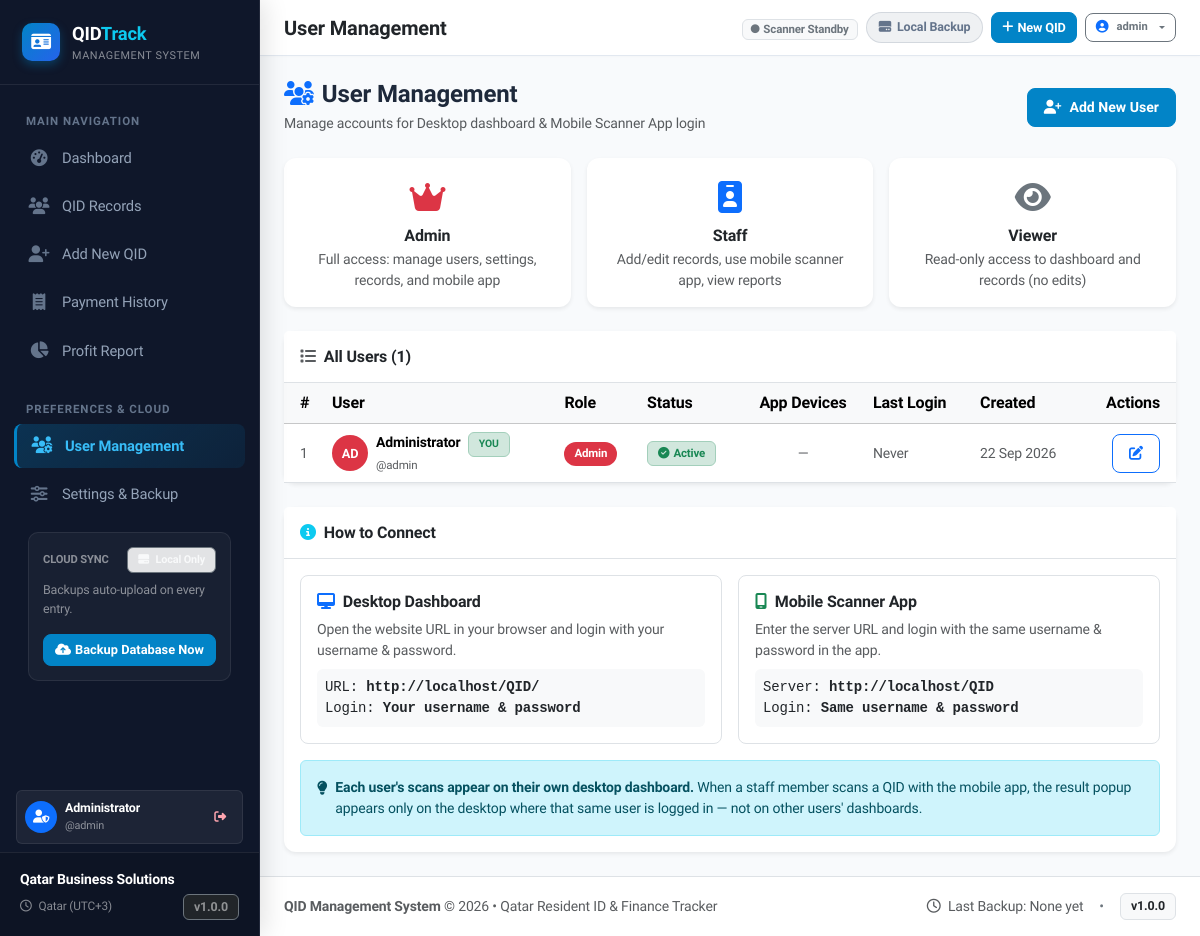
/users.php (signed in), run on the app's committed database.
### tables this page shows
CREATE TABLE `users` (
  `id` INT(11) NOT NULL AUTO_INCREMENT,
  `username` VARCHAR(50) NOT NULL UNIQUE,
  `password_hash` VARCHAR(255) NOT NULL,
  `full_name` VARCHAR(100) NOT NULL,
  `email` VARCHAR(100) DEFAULT NULL,
  `role` VARCHAR(20) NOT NULL DEFAULT 'admin',
  `last_login` DATETIME DEFAULT NULL,
  `created_at` TIMESTAMP NOT NULL DEFAULT CURRENT_TIMESTAMP,
  PRIMARY KEY (`id`)
);

### includes/auth.php (called while the page is built, shortened)
<?php
function is_logged_in() {
    if (isset($_SESSION['qid_user_logged_in']) && $_SESSION['qid_user_logged_in'] === true && !empty($_SESSION['qid_user_id'])) {
        return true;
    }
    return false;
}
function get_current_user_profile() {
    return [
        'id'        => $_SESSION['qid_user_id'] ?? 0,
        'username'  => $_SESSION['qid_user_name'] ?? 'admin',
        'full_name' => $_SESSION['qid_full_name'] ?? 'Administrator',
        'role'      => $_SESSION['qid_role'] ?? 'admin'
    ];
}

### users.php (the view, shortened to what this page needs)
<?php
require_once __DIR__ . '/includes/header.php';
$db = getDB();
$migration_marker = sys_get_temp_dir() . '/qid_users_status_migrated.flag';
if (!file_exists($migration_marker)) {
    try {
        $db->exec("ALTER TABLE `users` ADD COLUMN `status` ENUM('active','inactive') NOT NULL DEFAULT 'active' AFTER `role`");
    } catch (PDOException $e) {
    }
}
$users = $db->query("SELECT * FROM `users` ORDER BY `created_at` ASC")->fetchAll();
$token_counts = [];
$role_labels = [
    'admin'  => ['Admin', 'bg-danger'],
    'staff'  => ['Staff', 'bg-primary'],
    'viewer' => ['Viewer', 'bg-secondary'],
];
?>
<div class="d-flex flex-column flex-sm-row justify-content-between align-items-start align-items-sm-center gap-3 mb-4">
    <div>
        <h4 class="fw-bold mb-1"><i class="fa-solid fa-users-gear text-primary me-2"></i>User Management</h4>
        <p class="text-muted small mb-0">Manage accounts for Desktop dashboard & Mobile Scanner App login</p>
    </div>
    <button class="btn btn-primary d-flex align-items-center gap-2" data-bs-toggle="modal" data-bs-target="#addUserModal">
        <i class="fa-solid fa-user-plus"></i>
        <span>Add New User</span>
    </button>
</div>
<div class="row g-3 mb-4">
    <div class="col-md-4">
        <div class="card border-0 shadow-sm h-100">
            <div class="card-body text-center py-3">
                <div class="fs-2 text-danger mb-1"><i class="fa-solid fa-crown"></i></div>
                <h6 class="fw-bold mb-1">Admin</h6>
                <p class="text-muted small mb-0">Full access: manage users, settings, records, and mobile app</p>
            </div>
        </div>
    </div>
    <div class="col-md-4">
        <div class="card border-0 shadow-sm h-100">
            <div class="card-body text-center py-3">
                <div class="fs-2 text-primary mb-1"><i class="fa-solid fa-id-badge"></i></div>
                <h6 class="fw-bold mb-1">Staff</h6>
                <p class="text-muted small mb-0">Add/edit records, use mobile scanner app, view reports</p>
            </div>
        </div>
    </div>
    <div class="col-md-4">
        <div class="card border-0 shadow-sm h-100">
            <div class="card-body text-center py-3">
                <div class="fs-2 text-secondary mb-1"><i class="fa-solid fa-eye"></i></div>
                <h6 class="fw-bold mb-1">Viewer</h6>
                <p class="text-muted small mb-0">Read-only access to dashboard and records (no edits)</p>
            </div>
        </div>
    </div>
</div>
<div class="card border-0 shadow-sm">
    <div class="card-header bg-white border-bottom d-flex justify-content-between align-items-center py-3">
        <h6 class="fw-bold mb-0"><i class="fa-solid fa-list me-2 text-muted"></i>All Users (<?= count($users) ?>)</h6>
    </div>
    <div class="card-body p-0">
        <div class="table-responsive">
            <table class="table table-hover align-middle mb-0">
                <thead class="table-light">
                    <tr>
                        <th class="ps-3" style="width: 40px;">#</th>
                        <th>User</th>
                        <th>Role</th>
                        <th>Status</th>
                        <th class="text-center">App Devices</th>
                        <th>Last Login</th>
                        <th>Created</th>
                        <th class="text-end pe-3">Actions</th>
                    </tr>
                </thead>
                <tbody>
                    <?php foreach ($users as $i => $u):
                        $rl = $role_labels[$u['role']] ?? ['Unknown', 'bg-dark'];
                        $is_current = ((int)$u['id'] === (int)($current_user['id'] ?? 0));
                        $is_inactive = (($u['status'] ?? 'active') === 'inactive');
                    ?>
                    <tr class="<?= $is_inactive ? 'opacity-50' : '' ?>">
                        <td class="ps-3 text-muted small"><?= $i + 1 ?></td>
                        <td>
                            <div class="d-flex align-items-center gap-2">
                                <div class="rounded-circle <?= $rl[1] ?> text-white d-flex align-items-center justify-content-center fw-bold" style="width: 36px; height: 36px; font-size: 0.8rem; flex-shrink: 0;">
                                    <?= strtoupper(substr($u['full_name'], 0, 2)) ?>
                                </div>
                                <div>
                                    <div class="fw-semibold small"><?= htmlspecialchars($u['full_name']) ?>
                                        <?php if ($is_current): ?>
                                            <span class="badge bg-success-subtle text-success border border-success-subtle ms-1" style="font-size: 0.65rem;">YOU</span>
                                        <?php endif; ?>
                                    </div>
                                    <div class="text-muted" style="font-size: 0.72rem;">@<?= htmlspecialchars($u['username']) ?>
                                    </div>
                                </div>
                            </div>
                        </td>
                        <td><span class="badge <?= $rl[1] ?> rounded-pill" style="font-size: 0.72rem;"><?= $rl[0] ?></span></td>
                        <td>
                            <?php if ($is_inactive): ?>
                                <span class="badge bg-warning-subtle text-warning border border-warning-subtle" style="font-size: 0.72rem;"><i class="fa-solid fa-ban me-1"></i>Inactive</span>
                            <?php else: ?>
                                <span class="badge bg-success-subtle text-success border border-success-subtle" style="font-size: 0.72rem;"><i class="fa-solid fa-circle-check me-1"></i>Active</span>
                            <?php endif; ?>
                        </td>
                        <td class="text-center">
                            <?php $tc = $token_counts[(int)$u['id']] ?? 0; ?>
                            <?php if ($tc > 0): ?>
                                <span class="badge bg-info-subtle text-info border border-info-subtle" style="font-size: 0.72rem;"><i class="fa-solid fa-mobile-screen me-1"></i><?= $tc ?></span>
                            <?php else: ?>
                                <span class="text-muted small">—</span>
                            <?php endif; ?>
                        </td>
                        <td class="small text-muted"><?= !empty($u['last_login']) ? date('d M Y, H:i', strtotime($u['last_login'])) : '<span class="text-muted">Never</span>' ?></td>
                        <td class="small text-muted"><?= date('d M Y', strtotime($u['created_at'])) ?></td>
                        <td class="text-end pe-3">
                            <div class="btn-group btn-group-sm">
                                <button class="btn btn-outline-primary" data-bs-toggle="modal" data-bs-target="#editUserModal"
                                    data-id="<?= $u['id'] ?>"
                                    data-username="<?= htmlspecialchars($u['username']) ?>"
                                    data-fullname="<?= htmlspecialchars($u['full_name']) ?>"
                                    data-email="<?= htmlspecialchars($u['email'] ?? '') ?>"
                                    data-role="<?= $u['role'] ?>"
                                    data-status="<?= $u['status'] ?? 'active' ?>"
                                    title="Edit">
                                    <i class="fa-solid fa-pen-to-square"></i>
                                </button>
                            </div>
                        </td>
                    </tr>
                    <?php endforeach; ?>
                </tbody>
            </table>
        </div>
    </div>
</div>
<div class="card border-0 shadow-sm mt-4">
    <div class="card-header bg-white border-bottom py-3">
        <h6 class="fw-bold mb-0"><i class="fa-solid fa-circle-info text-info me-2"></i>How to Connect</h6>
    </div>
    <div class="card-body">
        <div class="row g-3">
            <div class="col-md-6">
                <div class="border rounded-3 p-3">
                    <h6 class="fw-bold mb-2"><i class="fa-solid fa-desktop text-primary me-2"></i>Desktop Dashboard</h6>
                    <p class="small text-muted mb-2">Open the website URL in your browser and login with your username & password.</p>
                    <div class="bg-light rounded p-2 small font-monospace">
                        URL: <strong>http://<?= $_SERVER['HTTP_HOST'] ?>/QID/</strong><br>
                        Login: <strong>Your username & password</strong>
                    </div>
                </div>
            </div>
            <div class="col-md-6">
                <div class="border rounded-3 p-3">
                    <h6 class="fw-bold mb-2"><i class="fa-solid fa-mobile-screen text-success me-2"></i>Mobile Scanner App</h6>
                    <p class="small text-muted mb-2">Enter the server URL and login with the same username & password in the app.</p>
                    <div class="bg-light rounded p-2 small font-monospace">
                        Server: <strong>http://<?= $_SERVER['HTTP_HOST'] ?>/QID</strong><br>
                        Login: <strong>Same username & password</strong>
                    </div>
                </div>
            </div>
        </div>
        <div class="alert alert-info small mt-3 mb-0 d-flex align-items-start gap-2">
            <i class="fa-solid fa-lightbulb mt-1"></i>
            <div>
                <strong>Each user's scans appear on their own desktop dashboard.</strong> When a staff member scans a QID with the mobile app, the result popup appears only on the desktop where that same user is logged in — not on other users' dashboards.
            </div>
        </div>
    </div>
</div>
<?php require_once __DIR__ . '/includes/footer.php'; ?>

### data on the page
users: full_name "AD", full_name "Administrator", shows "YOU", username "admin", role "Admin", shows "Never", created_at "22 Sep 2026"

### other printed values
$current_user['full_name'] "Administrator"
$current_user['username'] "admin"
$company_name "Qatar Business Solutions"
$page_title "User Management"
count($users) "1"
$_SERVER['HTTP_HOST'] "localhost"
get_setting('app_name', 'QID Management System') "QID Management System"
